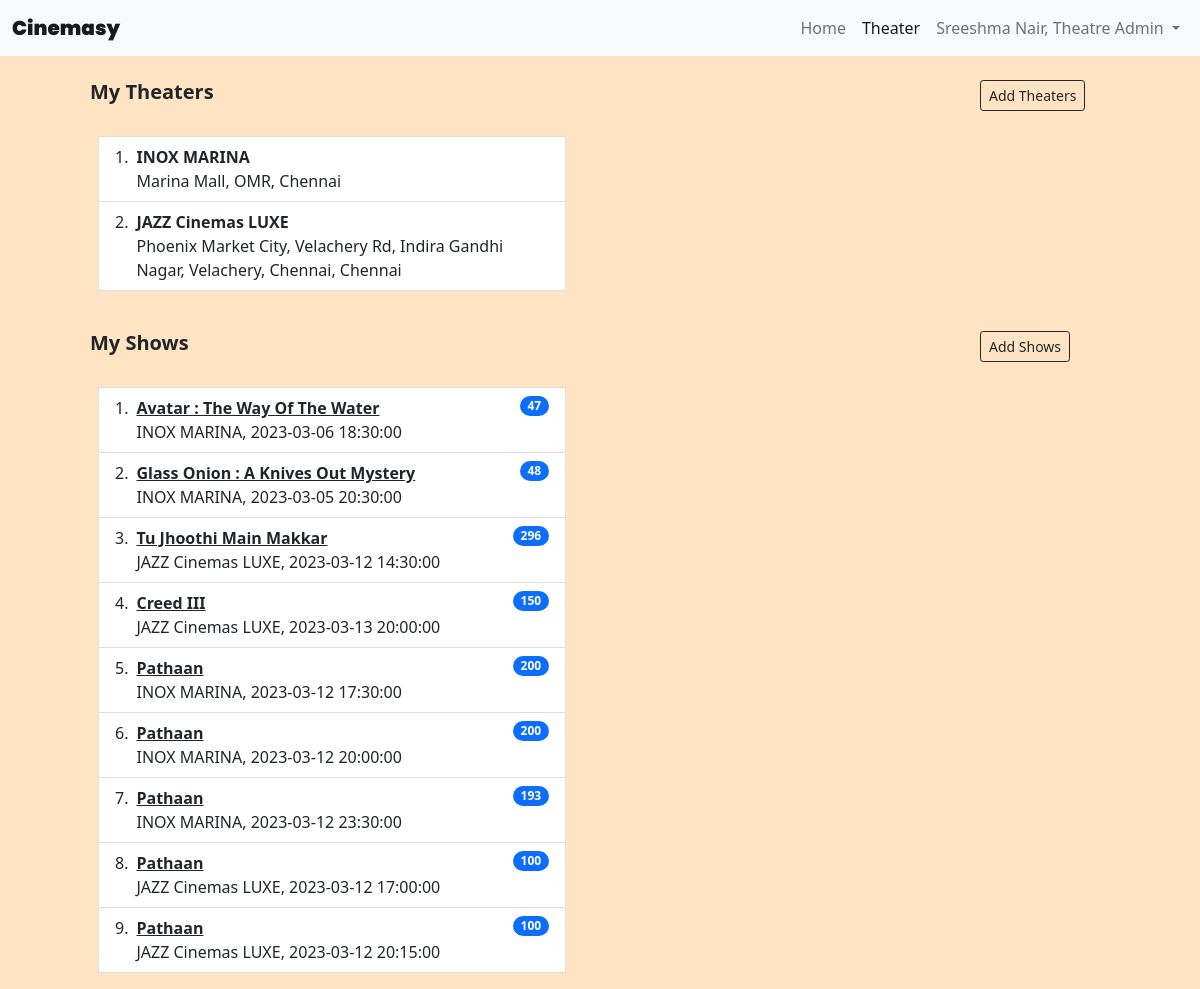
Page /my_theaters (signed in) on the committed database.
### website/models.py (models this page shows)
class RegisteredUser(db.Model, UserMixin):
    id = db.Column(db.Integer, primary_key=True)
    email = db.Column(db.String(150), unique=True)
    password = db.Column(db.String(150))
    name = db.Column(db.String(150))
    is_theatre_admin = db.Column(db.Boolean)
    is_super_admin = db.Column(db.Boolean)
    theaters = db.relationship('Theaters')
    movies = db.relationship('Movie')
    shows = db.relationship('Show')
    tickets_booked = db.relationship('Ticket')

class Theaters(db.Model):
    id = db.Column(db.Integer, primary_key=True)
    name = db.Column(db.String(150))
    address = db.Column(db.String(150))
    location = db.Column(db.String(150))
    city =  db.Column(db.String(150))
    contact_no = db.Column(db.String(10))
    theater_admin_id = db.Column(db.Integer, db.ForeignKey('registered_user.id'))
    shows = db.relationship('Show')
    tickets_booked = db.relationship('Ticket')

class Show(db.Model):
    id = db.Column(db.Integer, primary_key=True)
    movie_screened = db.Column(db.Integer, db.ForeignKey('movie.id'))
    theater_screened_in = db.Column(db.Integer, db.ForeignKey('theaters.id'))
    movie = db.Column(db.String(150))
    theater = db.Column(db.String(150))
    theater_address = db.Column(db.String(150))
    theater_address_link = db.Column(db.String(150))
    datetime_screened = db.Column(db.DateTime(timezone=True), default=func.now())
    theater_admin_id = db.Column(db.Integer, db.ForeignKey('registered_user.id'))
    seats_available = db.Column(db.Integer)
    cost_per_seat = db.Column(db.Integer)
    tickets_booked = db.relationship('Ticket')

### website/views.py (the view)
@views.route('/my_theaters')
@login_required
def my_theaters():
    if current_user.is_theatre_admin == True:
        movies = Movie.query.all()
        return render_template('my_theaters.html', user=current_user, movies=movies)
    return redirect(url_for('views.home'))

### website/__init__.py (called while the page is built)
def create_app():
    app = Flask(__name__)
    app.config['SECRET_KEY'] = 'secret key'
    app.config['SQLALCHEMY_DATABASE_URI'] = 'sqlite:///' + DB_NAME
    db.init_app(app)
    from .views import views
    from .auth import auth
    app.register_blueprint(views, url_prefix='/')
    app.register_blueprint(auth, url_prefix='/')
    from .models import RegisteredUser, Theaters, Movie, Show
    with app.app_context():
        db.create_all()
    login_manager = LoginManager()
    login_manager.login_view = 'auth.login'
    login_manager.init_app(app)
    @login_manager.user_loader
    def load_user(id):
        return RegisteredUser.query.get(int(id))
    return app

### website/templates/my_theaters.html (shortened to what this page needs)
{% extends "base.html" %}
{% block content %}
<nav class="navbar navbar-expand-lg navbar-light bg-light">
  <div class="container-fluid">
    <a class="navbar-brand" style="font-weight: 1000; font-family: 'Poppins', sans-serif" href="#">Cinemasy</a>
    <div class="collapse navbar-collapse d-md-flex justify-content-md-end" id="navbarNavDropdown">
      <ul class="navbar-nav navbar-nav mr-auto">
        <li class="nav-item">
          <a class="nav-link" aria-current="page" href="/">Home</a>
        </li>
        {% if user.is_authenticated %}
        <li class="nav-item">
          {% if user.is_theatre_admin %}
            <a class="nav-link active" href="/my_theaters">Theater</a>
        </li>
        {% elif user.is_super_admin %}
        <a class="nav-link" href="/movies">Movies</a>
        {% else %}
        <a class="nav-link" href="/my_tickets">My Tickets</a>
        {% endif %}
        {% endif %}
        {% if user.is_authenticated %}
        <li class="nav-item dropdown">
          <a class="nav-link dropdown-toggle" href="#" id="navbarDropdown" role="button" data-bs-toggle="dropdown" aria-expanded="false">
            {% if user.is_theatre_admin %}
              {{ user.name }}, Theatre Admin
            {% elif user.is_super_admin %}
              {{ user.name }}, Super Admin
            {% else %}
              {{ user.name }}
            {% endif %}
          </a>
        </li>
        {% else %}
        <li class="nav-item justify-content-end">
          <a class="nav-link" href="/login">Login</a>
        </li>
        {% endif %}
      </ul>
    </div>
  </div>
</nav>
<div class="container">
  <div class="row">
    <div class="col">
      <div class="container-fluid pt-4 ps-5">
        <div class="row">
            <div class="col-10">
                <h5 class="fw-bold">My Theaters</h5>
            </div>
            <div class="col-2"><a href="/add_theaters" class="btn btn-outline-dark btn-sm">Add Theaters</a></div>
        </div>
    </div>
    <div class="container-fluid align-self-center" style="width: 100%;">
        <ol class="list-group-fluid list-group-numbered align-middle pt-4" style="width:500px;align-content:center">
            {% for theater in user.theaters %}
            <li class="list-group-item d-flex justify-content-between align-items-start">
                <div class="ms-2 me-auto">
                  <div class="fw-bold">{{ theater.name }}</div>
                  {{ theater.address }}, {{ theater.city }}
                </div>
              </li>
            {% endfor %}
          </ol>
    </div>
    </div>
    <div class="col">
      <div class="container-fluid pt-4 ps-5">
        <div class="row">
            <div class="col-10">
                <h5 class="fw-bold">My Shows</h5>
            </div>
            <div class="col-2"><a href="/add_shows" class="btn btn-outline-dark btn-sm">Add Shows</a></div>
        </div>
    </div>
    <div class="container-fluid align-self-center" style="width: 100%;">
        <ol class="list-group-fluid list-group-numbered align-middle pt-4" style="width:500px;align-content:center">
            {% for show in user.shows %}
            <li class="list-group-item d-flex justify-content-between align-items-start">
                <div class="ms-2 me-auto">
                  <div class="fw-bold"><a href="/show_tickets/{{ show.id }}" class="link-dark">{{ show.movie }}</a></div>
                    {{ show.theater }}, {{ show.datetime_screened }}
                </div>
                <span class="badge bg-primary rounded-pill">{{show.seats_available}}</span>
              </li>
            {% endfor %}
          </ol>
    </div>
    </div>
  </div>
</div>
{% endblock %}

### website/templates/base.html (style rules this page uses)
body { background-color: bisque; }

### rows in the picture
RegisteredUser: name "Sreeshma Nair"
Theaters: name "INOX MARINA", address "Marina Mall, OMR", city "Chennai"
Theaters: name "JAZZ Cinemas LUXE", address "Phoenix Market City, Velachery Rd, Indira Gandhi Nagar, Velachery, Chennai", city "Chennai"
Show: movie "Avatar : The Way Of The Water", theater "INOX MARINA", datetime_screened "2023-03-06 18:30:00", seats_available "47"
Show: movie "Glass Onion : A Knives Out Mystery", theater "INOX MARINA", datetime_screened "2023-03-05 20:30:00", seats_available "48"
Show: movie "Tu Jhoothi Main Makkar", theater "JAZZ Cinemas LUXE", datetime_screened "2023-03-12 14:30:00", seats_available "296"
Show: movie "Creed III", theater "JAZZ Cinemas LUXE", datetime_screened "2023-03-13 20:00:00", seats_available "150"
Show: movie "Pathaan", theater "INOX MARINA", datetime_screened "2023-03-12 17:30:00", seats_available "200"
Show: movie "Pathaan", theater "INOX MARINA", datetime_screened "2023-03-12 20:00:00", seats_available "200"
Show: movie "Pathaan", theater "INOX MARINA", datetime_screened "2023-03-12 23:30:00", seats_available "193"
Show: movie "Pathaan", theater "JAZZ Cinemas LUXE", datetime_screened "2023-03-12 17:00:00", seats_available "100"
Show: movie "Pathaan", theater "JAZZ Cinemas LUXE", datetime_screened "2023-03-12 20:15:00", seats_available "100"
